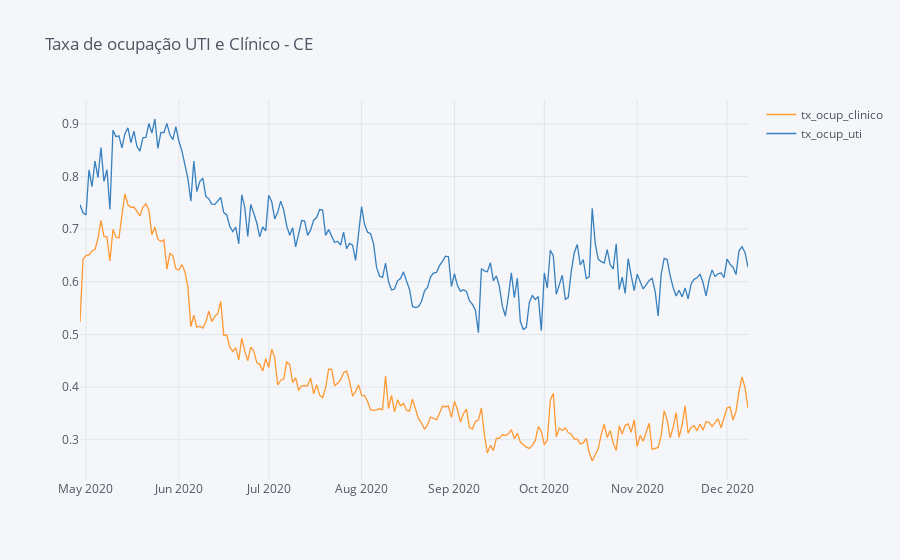
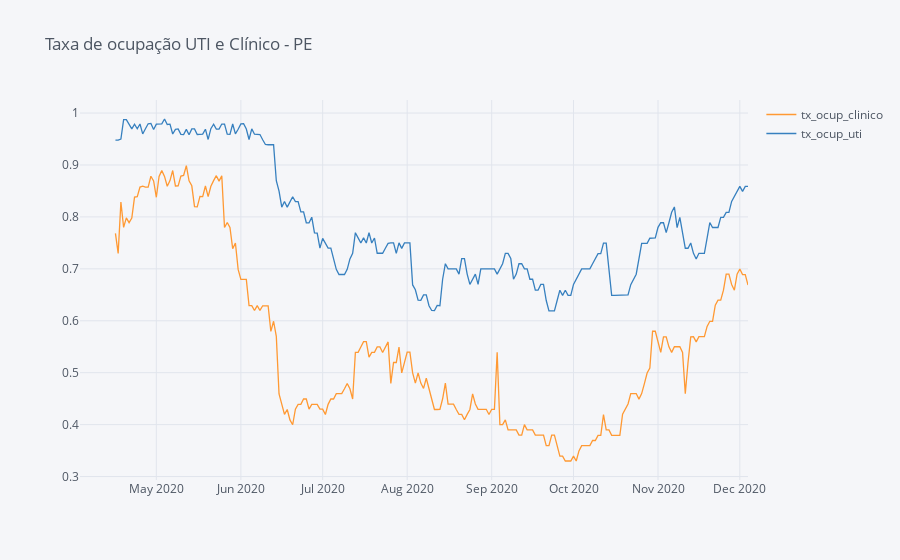
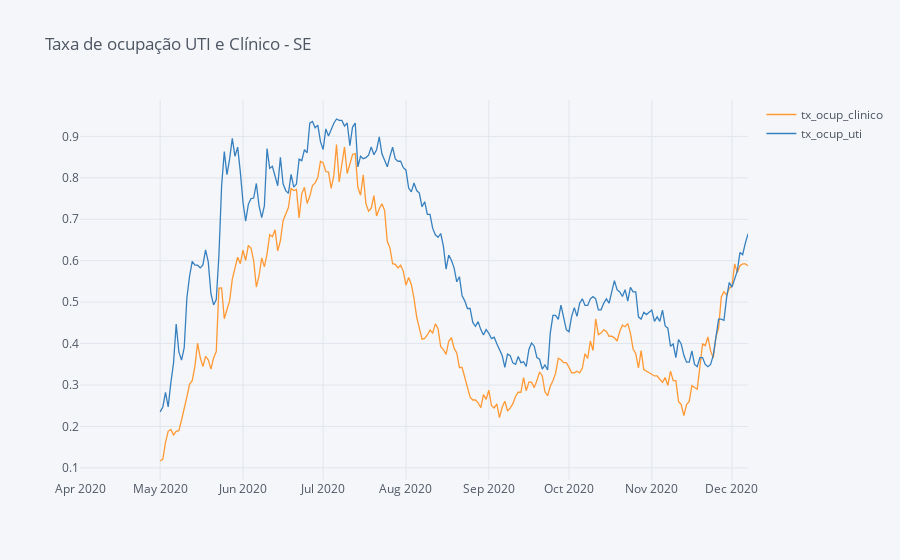
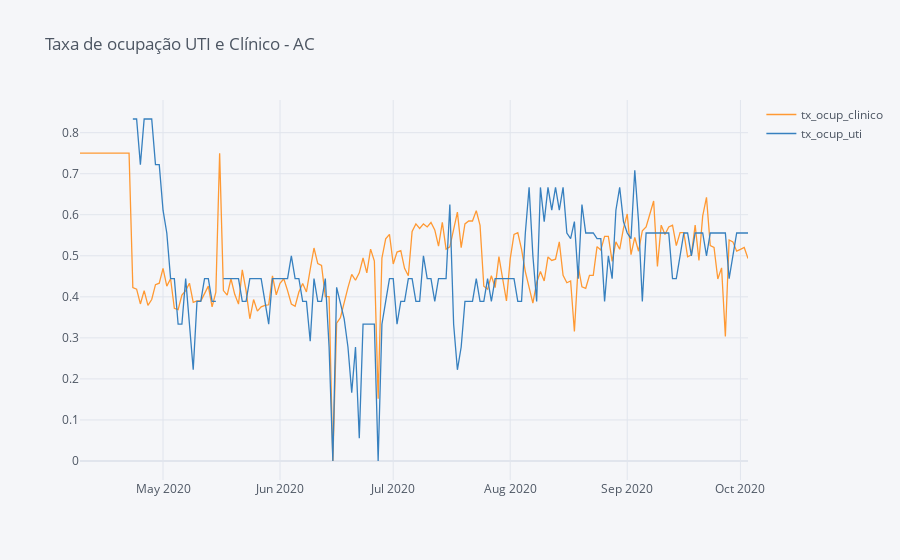

The notebook cell these images were saved under, in order:
### Code cell
for uf in ocupacao_ufs.keys():
    ocupacao_ufs[uf]["tx_ocup_clinico"] = ocupacao_ufs[uf]["ocup_clinico"] / ocupacao_ufs[uf]["leitos_clinico"]
    ocupacao_ufs[uf]["tx_ocup_uti"] = ocupacao_ufs[uf]["ocup_uti"] / ocupacao_ufs[uf]["leitos_uti"]
    
    ocupacao_ufs[uf].set_index("date")[["tx_ocup_clinico", "tx_ocup_uti"]].iplot(title=f"Taxa de ocupação UTI e Clínico - {uf}")

### Figure 1 — Plotly figure (JSON) as saved in the notebook; plotly's stock layout.template omitted (floating-point values rounded to 4 significant figures; data arrays with more than 128 entries replaced by an {"elided": "..."} marker saying what was removed)
{"data": [{"line": {"color": "rgba(255, 153, 51, 1.0)", "dash": "solid", "shape": "linear", "width": 1.3}, "mode": "lines", "name": "tx_ocup_clinico", "text": "", "type": "scatter", "x": {"elided": "224 str values"}, "y": {"elided": "224 float values"}}, {"line": {"color": "rgba(55, 128, 191, 1.0)", "dash": "solid", "shape": "linear", "width": 1.3}, "mode": "lines", "name": "tx_ocup_uti", "text": "", "type": "scatter", "x": {"elided": "224 str values"}, "y": {"elided": "224 float values"}}], "layout": {"legend": {"bgcolor": "#F5F6F9", "font": {"color": "#4D5663"}}, "paper_bgcolor": "#F5F6F9", "plot_bgcolor": "#F5F6F9", "title": {"font": {"color": "#4D5663"}, "text": "Taxa de ocupação UTI e Clínico - CE"}, "xaxis": {"gridcolor": "#E1E5ED", "showgrid": true, "tickfont": {"color": "#4D5663"}, "title": {"font": {"color": "#4D5663"}, "text": ""}, "zerolinecolor": "#E1E5ED"}, "yaxis": {"gridcolor": "#E1E5ED", "showgrid": true, "tickfont": {"color": "#4D5663"}, "title": {"font": {"color": "#4D5663"}, "text": ""}, "zerolinecolor": "#E1E5ED"}}}

### Figure 2 — Plotly figure (JSON) as saved in the notebook; plotly's stock layout.template omitted (floating-point values rounded to 4 significant figures; data arrays with more than 128 entries replaced by an {"elided": "..."} marker saying what was removed)
{"data": [{"line": {"color": "rgba(255, 153, 51, 1.0)", "dash": "solid", "shape": "linear", "width": 1.3}, "mode": "lines", "name": "tx_ocup_clinico", "text": "", "type": "scatter", "x": {"elided": "246 str values"}, "y": {"elided": "246 mixed values"}}, {"line": {"color": "rgba(55, 128, 191, 1.0)", "dash": "solid", "shape": "linear", "width": 1.3}, "mode": "lines", "name": "tx_ocup_uti", "text": "", "type": "scatter", "x": {"elided": "246 str values"}, "y": {"elided": "246 mixed values"}}], "layout": {"legend": {"bgcolor": "#F5F6F9", "font": {"color": "#4D5663"}}, "paper_bgcolor": "#F5F6F9", "plot_bgcolor": "#F5F6F9", "title": {"font": {"color": "#4D5663"}, "text": "Taxa de ocupação UTI e Clínico - PE"}, "xaxis": {"gridcolor": "#E1E5ED", "showgrid": true, "tickfont": {"color": "#4D5663"}, "title": {"font": {"color": "#4D5663"}, "text": ""}, "zerolinecolor": "#E1E5ED"}, "yaxis": {"gridcolor": "#E1E5ED", "showgrid": true, "tickfont": {"color": "#4D5663"}, "title": {"font": {"color": "#4D5663"}, "text": ""}, "zerolinecolor": "#E1E5ED"}}}

### Figure 3 — Plotly figure (JSON) as saved in the notebook; plotly's stock layout.template omitted (floating-point values rounded to 4 significant figures; data arrays with more than 128 entries replaced by an {"elided": "..."} marker saying what was removed)
{"data": [{"line": {"color": "rgba(255, 153, 51, 1.0)", "dash": "solid", "shape": "linear", "width": 1.3}, "mode": "lines", "name": "tx_ocup_clinico", "text": "", "type": "scatter", "x": {"elided": "251 str values"}, "y": {"elided": "251 mixed values"}}, {"line": {"color": "rgba(55, 128, 191, 1.0)", "dash": "solid", "shape": "linear", "width": 1.3}, "mode": "lines", "name": "tx_ocup_uti", "text": "", "type": "scatter", "x": {"elided": "251 str values"}, "y": {"elided": "251 mixed values"}}], "layout": {"legend": {"bgcolor": "#F5F6F9", "font": {"color": "#4D5663"}}, "paper_bgcolor": "#F5F6F9", "plot_bgcolor": "#F5F6F9", "title": {"font": {"color": "#4D5663"}, "text": "Taxa de ocupação UTI e Clínico - SE"}, "xaxis": {"gridcolor": "#E1E5ED", "showgrid": true, "tickfont": {"color": "#4D5663"}, "title": {"font": {"color": "#4D5663"}, "text": ""}, "zerolinecolor": "#E1E5ED"}, "yaxis": {"gridcolor": "#E1E5ED", "showgrid": true, "tickfont": {"color": "#4D5663"}, "title": {"font": {"color": "#4D5663"}, "text": ""}, "zerolinecolor": "#E1E5ED"}}}

### Figure 4 — Plotly figure (JSON) as saved in the notebook; plotly's stock layout.template omitted (floating-point values rounded to 4 significant figures; data arrays with more than 128 entries replaced by an {"elided": "..."} marker saying what was removed)
{"data": [{"line": {"color": "rgba(255, 153, 51, 1.0)", "dash": "solid", "shape": "linear", "width": 1.3}, "mode": "lines", "name": "tx_ocup_clinico", "text": "", "type": "scatter", "x": {"elided": "178 str values"}, "y": {"elided": "178 float values"}}, {"line": {"color": "rgba(55, 128, 191, 1.0)", "dash": "solid", "shape": "linear", "width": 1.3}, "mode": "lines", "name": "tx_ocup_uti", "text": "", "type": "scatter", "x": {"elided": "178 str values"}, "y": {"elided": "178 mixed values"}}], "layout": {"legend": {"bgcolor": "#F5F6F9", "font": {"color": "#4D5663"}}, "paper_bgcolor": "#F5F6F9", "plot_bgcolor": "#F5F6F9", "title": {"font": {"color": "#4D5663"}, "text": "Taxa de ocupação UTI e Clínico - AC"}, "xaxis": {"gridcolor": "#E1E5ED", "showgrid": true, "tickfont": {"color": "#4D5663"}, "title": {"font": {"color": "#4D5663"}, "text": ""}, "zerolinecolor": "#E1E5ED"}, "yaxis": {"gridcolor": "#E1E5ED", "showgrid": true, "tickfont": {"color": "#4D5663"}, "title": {"font": {"color": "#4D5663"}, "text": ""}, "zerolinecolor": "#E1E5ED"}}}
